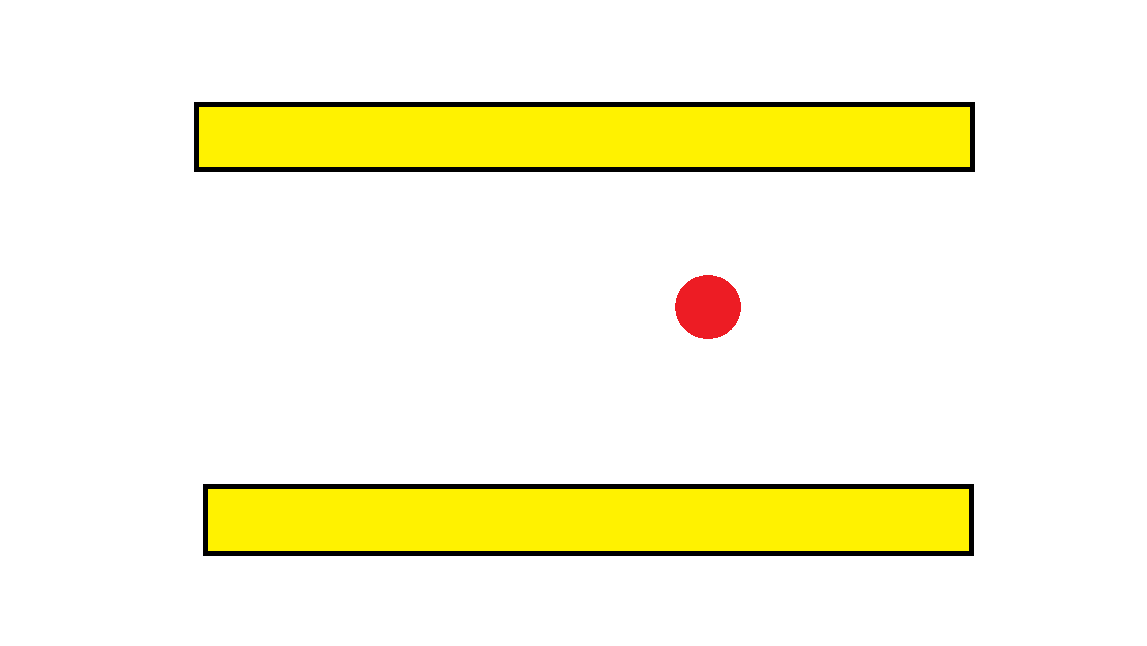
#> input picture RE__Needle_robotics/ImageRecognition/BME2.png, 1147 x 646 px
$ python -i NewGod.py   (imports and definitions only)
#> lines starting #> are read from the running program, lines starting #| are printed output that depends on the picture
#> (reads RE__Needle_robotics/ImageRecognition/Results.npy from the repository)
#> further down, picture is the input picture: shape (646, 1147, 3); mean B, G, R 216.1, 246.6, 249.2
### RE__Needle_robotics/ImageRecognition/Motor_controller.py
# -*- coding: utf-8 -*-
"""
Created on Fri May  7 09:40:35 2021

Arjun, and Louis's notes: we just lifted this code and put it in this folder to slighly modify a few numbers it for our purposes.
Otherwise it is the same as the original.

@author: Rolf
"""

import time
from pySerialTransfer import pySerialTransfer as txfer
import matplotlib.pyplot as plt
from mpl_toolkits.mplot3d import Axes3D

import numpy as np


def open_ser_com():
    try:
        link = txfer.SerialTransfer('COM8')

        link.open()
        time.sleep(2)  # allow some time for the Arduino to completely reset
        print('link = open')

        return link

    except:
        import traceback
        traceback.print_exc()

        try:
            link.close()

        except:
            pass


# [52 lines left out: function send_arr, not called in this run]

        ###################################################################
        # Display the received data
        ###################################################################
        # print('SENT: {}'.format(list_))
        # print('RCVD: {}'.format(rec_list))
        # print(' ')


link = open_ser_com()

# Variable set up
I = 20  # The centre of the circle measured from the template
K_0 = 171
D_max = 100  # Maximum deflection

C1 = 3200  # 1/16 step mode
C2 = 3200  # 1/16 step mode
C3 = 3200  # 1/16 step mode

datasets = []  # Array of arrays containing all the x and y point for every hight
z2 = []
x2 = []
y2 = []

steps = 30  # Determines the precision of the movement
straight = 50  # Point where maximum deflection is no longer determined by mechanical limit

corner = np.arctan(D_max / straight)

fig = plt.figure()
ax = fig.add_subplot(111, projection='3d')


class motor_controller(object):
    # [7 lines left out: function __init__, not called in this run]

    def close_connection(self):
        link.close()

    # [341 lines left out: functions Home, Move_tip, Insert, Non_vertical_line, vertical_line, not called in this run]

### RE__Needle_robotics/ImageRecognition/NewGod.py
import cv2
import numpy as np
import imutils
import requests
import copy
import matplotlib.pyplot
from img2 import segmentImg2
from matplotlib import pyplot as plt

from CalculateInsertion import calculateInsertion

from Motor_controller import motor_controller
# [1 line that did not run here, left out]

# [3 lines not run here, left out]
url = "http://145.94.191.216:8080/shot.jpg"

# Motor parameters
frame_conversion = 150 / 1280  # pixel to mm # TODO: Should be converted properly with cropped frame
step_dis_m1 = 1000 / 4.5  # Motor steps required for 10 mm  Z axis
step_dis_m2 = 100  # Motor steps required for 10 mm  Theta modification clockwise
step_dis_m3 = 1000 / 9.9  # Motor steps required for 10 mm  X axis

M1 = [0, 0]
M2 = [0, 0]
M3 = [0, 0]

#link = Controller.Home()
# [1 line that did not run here, left out]

# [24 lines left out: function getTestImg, not called in this run]

def needleTip(image):
    #blur the image
    image2 = cv2.GaussianBlur(image, (5, 5), 0)

    hsvPlate = cv2.cvtColor(image2, cv2.COLOR_BGR2HSV)
#> hsvPlate: shape (646, 1147, 3); mean H, S, V 4.7, 35.4, 249.2
    grayPlate = cv2.cvtColor(image2, cv2.COLOR_BGR2GRAY)
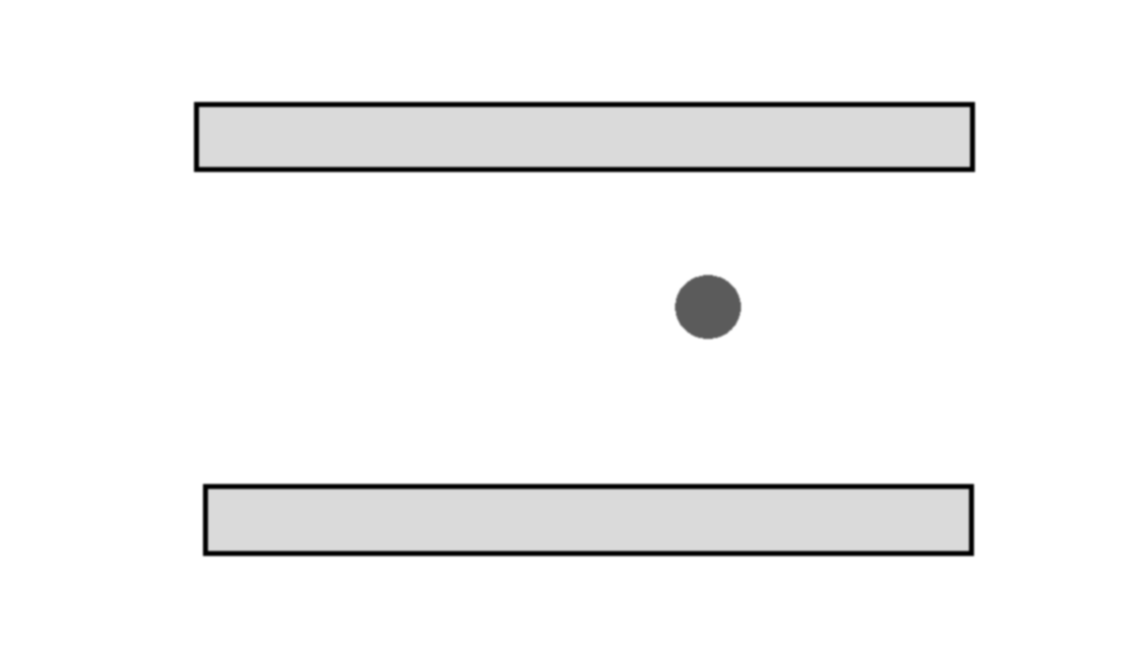
#> grayPlate: shape (646, 1147); min 0, max 255, mean 243.9

    # TODO: These colors will need to be min maxed
    colorMin = np.array([50, 100, 100])
    colorMax = np.array([120, 255, 255])

    holdImg = copy.deepcopy(image)
    mask = cv2.inRange(hsvPlate, colorMin, colorMax)
#> mask: shape (646, 1147); every value is 0
    segPlate = cv2.bitwise_and(holdImg, holdImg, mask=mask)
#> segPlate: shape (646, 1147, 3); every value is 0

    element = cv2.getStructuringElement(cv2.MORPH_RECT, (6, 6))
    elementCircle = cv2.getStructuringElement(cv2.MORPH_ELLIPSE, (10, 10))
    elementEclipse = cv2.getStructuringElement(cv2.MORPH_ELLIPSE, (13, 13))
    segPlate = cv2.erode(segPlate, elementCircle)
    segPlate = cv2.dilate(segPlate, elementCircle)

    return segPlate

# [164 lines left out: function god, not called in this run]
# [1 line not run here, left out]

>>> import cv2
>>> picture = cv2.imread('BME2.png')
>>> result = needleTip(picture)
